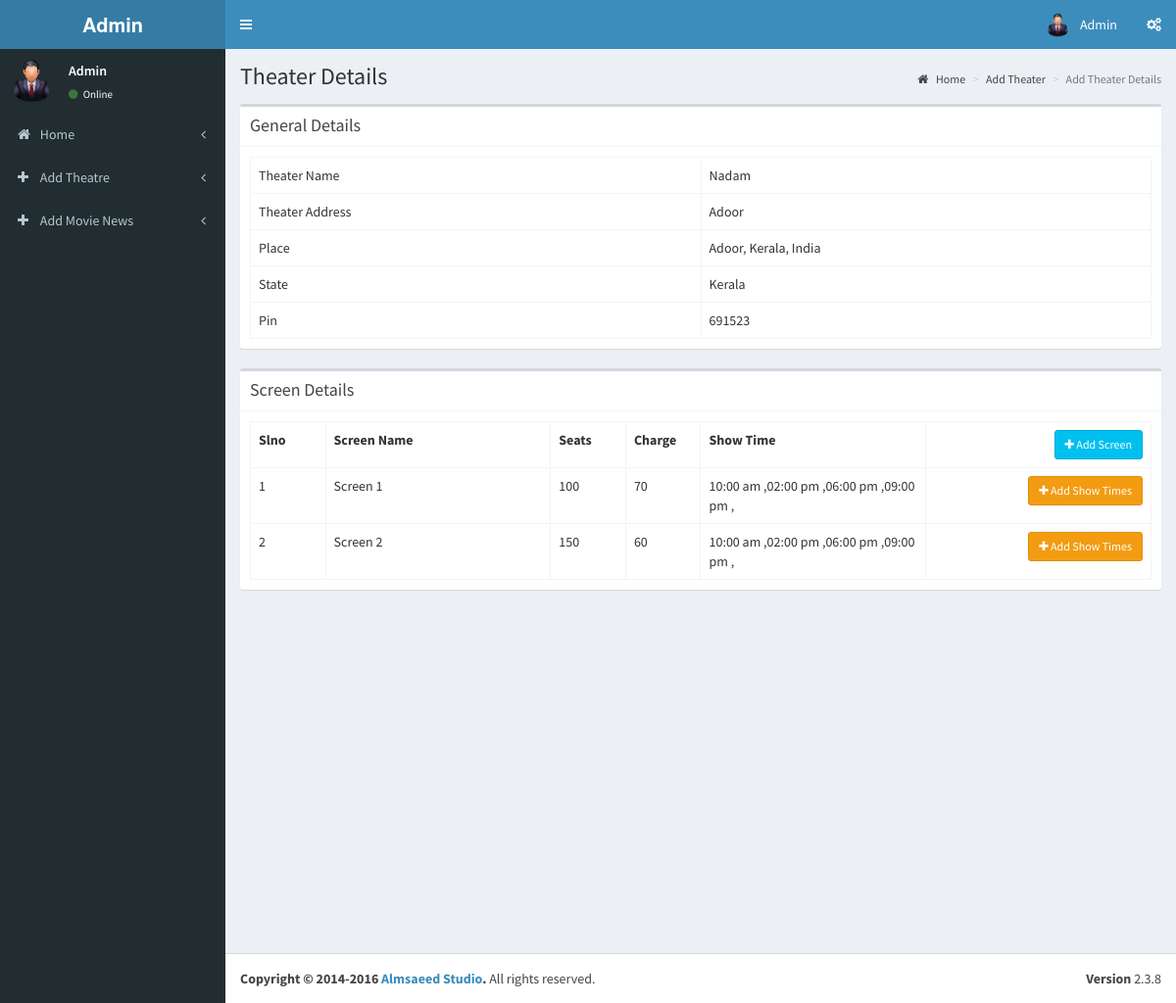
The app's page /admin/pages/add_theatre_2.1.php?id=3 (signed in) with its own data.
### tables this page shows
CREATE TABLE IF NOT EXISTS `tbl_theatre` (
  `id` int(11) NOT NULL AUTO_INCREMENT,
  `name` varchar(100) NOT NULL,
  `address` varchar(100) NOT NULL,
  `place` varchar(100) NOT NULL,
  `state` varchar(50) NOT NULL,
  `pin` int(11) NOT NULL,
  PRIMARY KEY (`id`)
);

CREATE TABLE IF NOT EXISTS `tbl_screens` (
  `screen_id` int(11) NOT NULL AUTO_INCREMENT,
  `t_id` int(11) NOT NULL COMMENT 'theatre id',
  `screen_name` varchar(110) NOT NULL,
  `seats` int(11) NOT NULL COMMENT 'number of seats',
  `charge` int(11) NOT NULL,
  PRIMARY KEY (`screen_id`)
);

CREATE TABLE IF NOT EXISTS `tbl_show_time` (
  `st_id` int(11) NOT NULL AUTO_INCREMENT,
  `screen_id` int(11) NOT NULL,
  `name` varchar(40) NOT NULL COMMENT 'noon,second,etc',
  `start_time` time NOT NULL,
  PRIMARY KEY (`st_id`)
);

### admin/pages/add_theatre_2.1.php (the view, shortened to what this page needs)
<?php
include('header.php');
?>
  <div class="content-wrapper">
    <section class="content-header">
      <h1>
        Theater Details
      </h1>
      <ol class="breadcrumb">
        <li><a href="index.php"><i class="fa fa-home"></i> Home</a></li>
        <li><a href="add_theater.php">Add Theater</a></li>
        <li class="active">Add Theater Details</li>
      </ol>
    </section>
    <section class="content">
      <div class="box">
         <div class="box-header with-border">
              <h3 class="box-title">General Details</h3>
            </div>
        <div class="box-body">
          <?php
            $th=mysqli_query($con,"select * from tbl_theatre where id='".$_GET['id']."'");
            $theatre=mysqli_fetch_array($th);
          ?>
            <table class="table table-bordered table-hover">
                <tr>
                    <td class="col-md-6">Theater Name</td>
                    <td  class="col-md-6"><?php echo $theatre['name'];?></td>
                </tr>
                <tr>
                    <td>Theater Address</td>
                    <td><?php echo $theatre['address'];?></td>
                </tr>
                <tr>
                    <td>Place</td>
                    <td><?php echo $theatre['place'];?></td>
                </tr>
                <tr>
                    <td>State</td>
                    <td><?php echo $theatre['state'];?></td>
                </tr>
                <tr>
                    <td>Pin</td>
                    <td><?php echo $theatre['pin'];?></td>
                </tr>
            </table>
        </div>
      </div>
         <div class="box">
         <div class="box-header with-border">
              <h3 class="box-title">Screen Details</h3>
            </div>
        <div class="box-body" id="screendtls">
          <?php
            $sr=mysqli_query($con,"select * from tbl_screens where t_id='".$_GET['id']."'");
            if(mysqli_num_rows($sr))
            {
          ?>
            <table class="table table-bordered table-hover">
              <th class="col-md-1">Slno</th>
              <th class="col-md-3">Screen Name</th>
              <th class="col-md-1">Seats</th>
              <th class="col-md-1">Charge</th>
              <th class="col-md-3">Show Time</th>
              <th class="text-right col-md-3"><button data-toggle="modal" data-target="#view-modal" id="getUser" class="btn btn-sm btn-info"><i class="fa fa-plus"></i> Add Screen</button></th>
                <?php
                $sl=1;
                while($screen=mysqli_fetch_array($sr))
                {
                  ?>
                  <tr>
                    <td><?php echo $sl;?></td>
                    <td><?php echo $screen['screen_name'];?></td>
                    <td><?php echo $screen['seats'];?></td>
                    <td><?php echo $screen['charge'];?></td>
                    <?php
                      $st=mysqli_query($con,"select * from tbl_show_time where screen_id='".$screen['screen_id']."'");
                    ?>
                    <td><?php if(mysqli_num_rows($st)) { while($stm=mysqli_fetch_array($st))
                    { echo date('h:i a',strtotime($stm['start_time']))." ,";}}
                    else
                    {echo "No Show Time Added";}
                    ?></td>
                    <td class="text-right"><button data-toggle="modal" data-id="<?php echo $screen['screen_id'];?>" data-target="#view-modal2" id="getUser2" class="btn btn-sm btn-warning"><i class="fa fa-plus"></i> Add Show Times</button></td>
                  </tr>
                  <?php
                  $sl++;
                }
                ?>
            </table>
            <?php
            }
            else
            {
              ?>
              <button data-toggle="modal" data-target="#view-modal" id="getUser" class="btn btn-sm btn-info"><i class="fa fa-plus"></i> Add Screen</button>
              <?php
            }
            ?>
        </div>
      </div>
    </section>
  </div>
  <?php
include('footer.php');
?>

### records on screen
tbl_theatre: name "Nadam", address "Adoor", place "Adoor, Kerala, India", state "Kerala", pin "691523"
tbl_screens: screen_name "Screen 1", seats "100", charge "70"
tbl_show_time: start_time "10:00 am"
tbl_show_time: start_time "02:00 pm"
tbl_show_time: start_time "06:00 pm"
tbl_show_time: start_time "09:00 pm"
tbl_screens: screen_name "Screen 2", seats "150", charge "60"
tbl_show_time: start_time "10:00 am"
tbl_show_time: start_time "02:00 pm"
tbl_show_time: start_time "06:00 pm"
tbl_show_time: start_time "09:00 pm"
